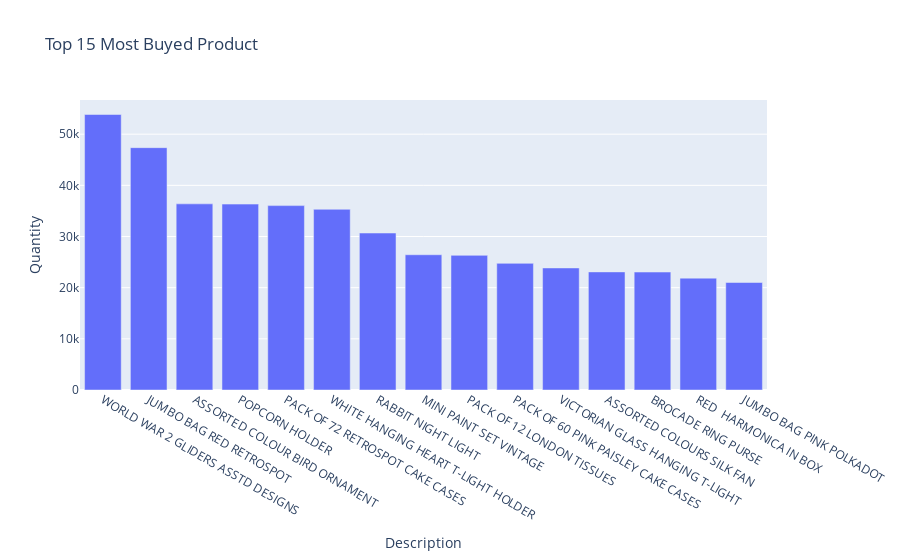

Source (notebook cell):
### Code cell
import plotly.express as px
fig=px.bar(Most_buyed_product,x='Description',y='Quantity',title='Top 15 Most Buyed Product')
fig

### Figure 1 — Plotly figure (JSON) as saved in the notebook; plotly's stock layout.template omitted (floating-point values rounded to 4 significant figures)
{"data": [{"alignmentgroup": "True", "hovertemplate": "Description=%{x}<br>Quantity=%{y}<extra></extra>", "legendgroup": "", "marker": {"color": "#636efa", "pattern": {"shape": ""}}, "name": "", "offsetgroup": "", "orientation": "v", "showlegend": false, "textposition": "auto", "type": "bar", "x": ["WORLD WAR 2 GLIDERS ASSTD DESIGNS", "JUMBO BAG RED RETROSPOT", "ASSORTED COLOUR BIRD ORNAMENT", "POPCORN HOLDER", "PACK OF 72 RETROSPOT CAKE CASES", "WHITE HANGING HEART T-LIGHT HOLDER", "RABBIT NIGHT LIGHT", "MINI PAINT SET VINTAGE ", "PACK OF 12 LONDON TISSUES ", "PACK OF 60 PINK PAISLEY CAKE CASES", "VICTORIAN GLASS HANGING T-LIGHT", "ASSORTED COLOURS SILK FAN", "BROCADE RING PURSE ", "RED  HARMONICA IN BOX ", "JUMBO BAG PINK POLKADOT"], "xaxis": "x", "y": [53847, 47363, 36381, 36334, 36039, 35317, 30680, 26437, 26315, 24753, 23854, 23082, 23053, 21866, 21009], "yaxis": "y"}], "layout": {"barmode": "relative", "legend": {"tracegroupgap": 0}, "title": {"text": "Top 15 Most Buyed Product"}, "xaxis": {"anchor": "y", "domain": [0, 1], "title": {"text": "Description"}}, "yaxis": {"anchor": "x", "domain": [0, 1], "title": {"text": "Quantity"}}}}
